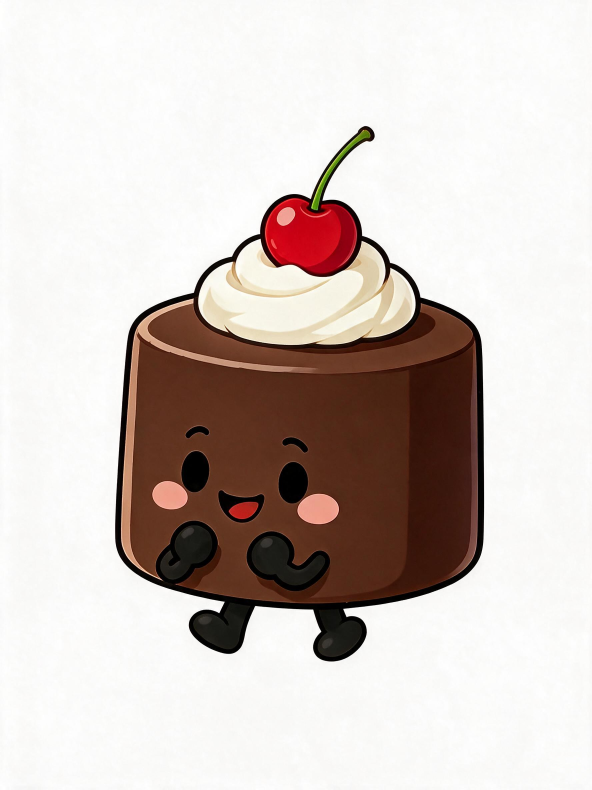
#> input picture Assets/Arts/Player/NCake/倪哥-die/0.jpg, 1776 x 2368 px (shown at 1/3 size)
$ python resize_to_square.py '../../Player/NCake/倪哥-die/0.jpg' out.png
#> lines starting #> are read from the running program, lines starting #| are printed output that depends on the picture
#> in main, img is the input picture: PIL image 1776x2368 RGB; mean R, G, B 210.4, 200.1, 195.2
#!/usr/bin/env python3
# -*- coding: utf-8 -*-
"""
Resize a character PNG to a square canvas with a transparent background.

Pipeline:
1. Load source PNG (RGB or RGBA).
2. Remove near-white background -> alpha channel.
3. Crop to the tight alpha bbox.
4. Fit into a square canvas by longer side, keep aspect ratio.
5. Anchor feet to bottom (leave a small bottom margin) and center horizontally.
6. Export PNG-32.

Usage:
    python resize_to_square.py <src> <dst> [--size 768] [--bottom-margin 24] [--white-thr 240]
"""

import argparse
from pathlib import Path

from PIL import Image


def remove_white_bg(img: Image.Image, threshold: int = 240) -> Image.Image:
    """Turn near-white pixels transparent. Keeps existing alpha if any."""
    img = img.convert("RGBA")
    px = img.load()
    w, h = img.size
    for y in range(h):
        for x in range(w):
            r, g, b, a = px[x, y]
            if r >= threshold and g >= threshold and b >= threshold:
                px[x, y] = (r, g, b, 0)
    return img


def crop_to_content(img: Image.Image) -> Image.Image:
    """Crop transparent margins around the subject."""
    bbox = img.getbbox()
#> bbox = (0, 0, 1776, 2368)
    if bbox is None:
        return img
    return img.crop(bbox)


def fit_to_square(
    img: Image.Image,
    size: int = 768,
    bottom_margin: int = 24,
) -> Image.Image:
    """Scale by the longer side, then paste centered horizontally / anchored to bottom."""
#> called with size = 768, bottom_margin = 24
    src_w, src_h = img.size
#> src_w = 1776; src_h = 2368
    max_h = size - bottom_margin  # reserve bottom margin for the ground line
    scale = min(size / src_w, max_h / src_h)
#> scale = 0.314
    new_w = max(1, int(round(src_w * scale)))
#> new_w = 558
    new_h = max(1, int(round(src_h * scale)))
#> new_h = 744
    resized = img.resize((new_w, new_h), Image.LANCZOS)
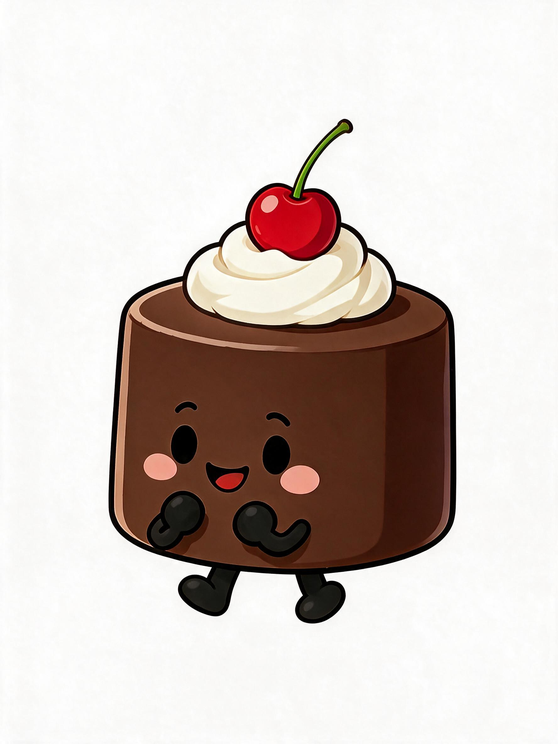
#> resized: PIL image 558x744 RGB; mean R, G, B 210.4, 200.1, 195.2

    canvas = Image.new("RGBA", (size, size), (0, 0, 0, 0))
#> canvas: PIL image 768x768 RGBA; every value is 0
    off_x = (size - new_w) // 2
#> off_x = 105
    off_y = size - bottom_margin - new_h  # feet aligned to bottom margin
#> off_y = 0
#> (the run stopped early here; a loop or call above may not have finished)
